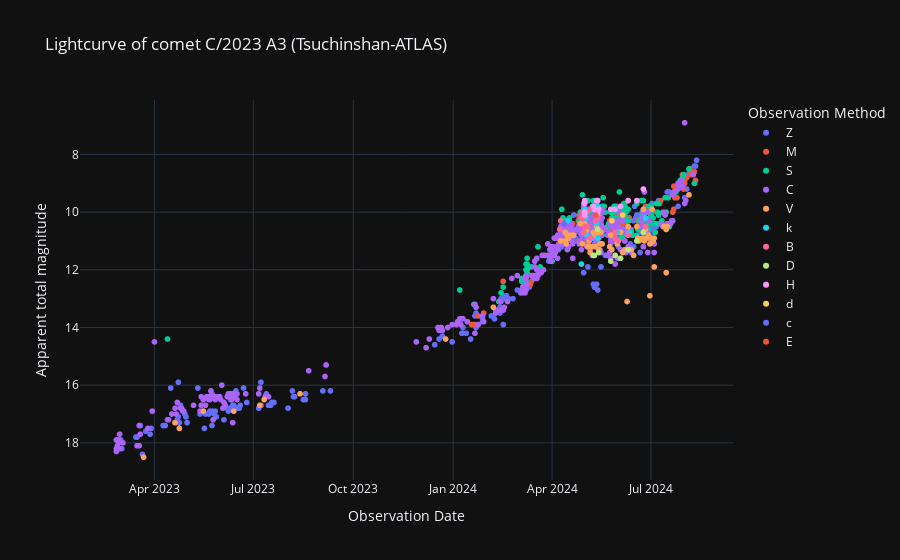

The cell this chart's notebook holds for it:
### Code cell
# Curva de luz cruda.
labels = {'obs_date':'Observation Date','magnitude':'Apparent total magnitude', 'obs_method_key' : 'Observation Method'}
fig = px.scatter(curva_de_luz_cruda_df, x='obs_date', y='magnitude', color='obs_method_key', template= 'plotly_dark', labels= labels, title='Lightcurve of comet C/2023 A3 (Tsuchinshan-ATLAS)')
fig.update_yaxes(autorange="reversed")
fig.show()

### Figure 1 — Plotly figure (JSON) as saved in the notebook; plotly's stock layout.template omitted (floating-point values rounded to 4 significant figures; data arrays with more than 128 entries replaced by an {"elided": "..."} marker saying what was removed)
{"data": [{"hovertemplate": "Observation Method=Z<br>Observation Date=%{x}<br>Apparent total magnitude=%{y}<extra></extra>", "legendgroup": "Z", "marker": {"color": "#636efa", "symbol": "circle"}, "mode": "markers", "name": "Z", "showlegend": true, "type": "scattergl", "x": {"elided": "292 str values"}, "xaxis": "x", "y": {"elided": "292 float values"}, "yaxis": "y"}, {"hovertemplate": "Observation Method=M<br>Observation Date=%{x}<br>Apparent total magnitude=%{y}<extra></extra>", "legendgroup": "M", "marker": {"color": "#EF553B", "symbol": "circle"}, "mode": "markers", "name": "M", "showlegend": true, "type": "scattergl", "x": {"elided": "178 str values"}, "xaxis": "x", "y": {"elided": "178 float values"}, "yaxis": "y"}, {"hovertemplate": "Observation Method=S<br>Observation Date=%{x}<br>Apparent total magnitude=%{y}<extra></extra>", "legendgroup": "S", "marker": {"color": "#00cc96", "symbol": "circle"}, "mode": "markers", "name": "S", "showlegend": true, "type": "scattergl", "x": {"elided": "193 str values"}, "xaxis": "x", "y": {"elided": "193 float values"}, "yaxis": "y"}, {"hovertemplate": "Observation Method=C<br>Observation Date=%{x}<br>Apparent total magnitude=%{y}<extra></extra>", "legendgroup": "C", "marker": {"color": "#ab63fa", "symbol": "circle"}, "mode": "markers", "name": "C", "showlegend": true, "type": "scattergl", "x": {"elided": "341 str values"}, "xaxis": "x", "y": {"elided": "341 float values"}, "yaxis": "y"}, {"hovertemplate": "Observation Method=V<br>Observation Date=%{x}<br>Apparent total magnitude=%{y}<extra></extra>", "legendgroup": "V", "marker": {"color": "#FFA15A", "symbol": "circle"}, "mode": "markers", "name": "V", "showlegend": true, "type": "scattergl", "x": ["2024-08-05T00:00:00", "2024-07-16T00:00:00", "2024-07-15T00:00:00", "2024-07-15T00:00:00", "2024-07-13T00:00:00", "2024-07-04T00:00:00", "2024-07-04T00:00:00", "2024-07-03T00:00:00", "2024-07-02T00:00:00", "2024-07-02T00:00:00", "2024-06-30T00:00:00", "2024-06-30T00:00:00", "2024-06-29T00:00:00", "2024-06-28T00:00:00", "2024-06-26T00:00:00", "2024-06-25T00:00:00", "2024-06-24T00:00:00", "2024-06-24T00:00:00", "2024-06-23T00:00:00", "2024-06-20T00:00:00", "2024-06-19T00:00:00", "2024-06-18T00:00:00", "2024-06-15T00:00:00", "2024-06-13T00:00:00", "2024-06-10T00:00:00", "2024-06-09T00:00:00", "2024-06-07T00:00:00", "2024-06-05T00:00:00", "2024-06-03T00:00:00", "2024-05-31T00:00:00", "2024-05-29T00:00:00", "2024-05-26T00:00:00", "2024-05-25T00:00:00", "2024-05-24T00:00:00", "2024-05-17T00:00:00", "2024-05-16T00:00:00", "2024-05-16T00:00:00", "2024-05-15T00:00:00", "2024-05-14T00:00:00", "2024-05-14T00:00:00", "2024-05-13T00:00:00", "2024-05-12T00:00:00", "2024-05-11T00:00:00", "2024-05-10T00:00:00", "2024-05-10T00:00:00", "2024-05-09T00:00:00", "2024-05-07T00:00:00", "2024-05-06T00:00:00", "2024-05-05T00:00:00", "2024-05-04T00:00:00", "2024-05-03T00:00:00", "2024-05-03T00:00:00", "2024-05-02T00:00:00", "2024-05-01T00:00:00", "2024-04-29T00:00:00", "2024-04-27T00:00:00", "2024-04-21T00:00:00", "2024-04-20T00:00:00", "2024-04-17T00:00:00", "2024-04-16T00:00:00", "2024-04-15T00:00:00", "2024-04-15T00:00:00", "2024-04-14T00:00:00", "2024-04-13T00:00:00", "2024-04-13T00:00:00", "2024-04-09T00:00:00", "2024-02-07T00:00:00", "2023-12-25T00:00:00", "2023-08-13T00:00:00", "2023-07-11T00:00:00", "2023-07-07T00:00:00", "2023-06-13T00:00:00", "2023-05-16T00:00:00", "2023-04-24T00:00:00", "2023-04-20T00:00:00", "2023-03-22T00:00:00"], "xaxis": "x", "y": [9.4, 10.5, 10.6, 12.1, 10.5, 10.9, 11.9, 11, 10.9, 9.9, 11.1, 12.9, 10.8, 10.9, 10.6, 11, 10.9, 9.9, 10.9, 11, 10.9, 10.5, 11.5, 11.3, 10.5, 13.1, 11.3, 11.4, 10.7, 11.1, 10.7, 11.3, 10.8, 11.2, 11.1, 11.1, 10.7, 11.1, 10.7, 11.3, 10.1, 10.5, 11.2, 10.7, 10.8, 10.7, 11.2, 11.4, 11, 11.2, 10.5, 10.6, 10.7, 10.4, 11.1, 10.4, 10.8, 10.8, 10.8, 10.9, 10.8, 10.8, 11.1, 11, 10.7, 11, 13.3, 14.4, 16.3, 16.5, 16.7, 16.9, 16.9, 17.5, 17.3, 18.5], "yaxis": "y"}, {"hovertemplate": "Observation Method=k<br>Observation Date=%{x}<br>Apparent total magnitude=%{y}<extra></extra>", "legendgroup": "k", "marker": {"color": "#19d3f3", "symbol": "circle"}, "mode": "markers", "name": "k", "showlegend": true, "type": "scattergl", "x": ["2024-06-26T00:00:00", "2024-06-11T00:00:00", "2024-06-10T00:00:00", "2024-05-31T00:00:00", "2024-05-13T00:00:00", "2024-05-13T00:00:00", "2024-05-13T00:00:00", "2024-05-12T00:00:00", "2024-05-12T00:00:00", "2024-05-12T00:00:00", "2024-05-12T00:00:00", "2024-05-07T00:00:00", "2024-05-03T00:00:00", "2024-05-02T00:00:00", "2024-05-01T00:00:00", "2024-05-01T00:00:00", "2024-04-28T00:00:00", "2024-04-15T00:00:00"], "xaxis": "x", "y": [10.2, 10.7, 10.8, 10.7, 10.9, 9.6, 9.8, 10, 10.2, 10.2, 10.4, 10.9, 10.8, 10.2, 9.9, 10.1, 11.8, 10.3], "yaxis": "y"}, {"hovertemplate": "Observation Method=B<br>Observation Date=%{x}<br>Apparent total magnitude=%{y}<extra></extra>", "legendgroup": "B", "marker": {"color": "#FF6692", "symbol": "circle"}, "mode": "markers", "name": "B", "showlegend": true, "type": "scattergl", "x": ["2024-06-26T00:00:00", "2024-06-10T00:00:00", "2024-06-01T00:00:00", "2024-05-29T00:00:00", "2024-05-29T00:00:00", "2024-05-13T00:00:00", "2024-05-11T00:00:00", "2024-05-07T00:00:00", "2024-05-06T00:00:00", "2024-05-04T00:00:00", "2024-05-03T00:00:00", "2024-05-01T00:00:00", "2024-04-30T00:00:00", "2024-04-30T00:00:00", "2024-04-29T00:00:00", "2024-04-29T00:00:00", "2024-04-28T00:00:00", "2024-04-09T00:00:00", "2024-04-08T00:00:00"], "xaxis": "x", "y": [10.5, 10.8, 11, 10.9, 10.7, 10.2, 10.3, 9.9, 10.9, 10.5, 10, 10.5, 10.7, 10.7, 10.2, 10, 10.2, 10.3, 10.6], "yaxis": "y"}, {"hovertemplate": "Observation Method=D<br>Observation Date=%{x}<br>Apparent total magnitude=%{y}<extra></extra>", "legendgroup": "D", "marker": {"color": "#B6E880", "symbol": "circle"}, "mode": "markers", "name": "D", "showlegend": true, "type": "scattergl", "x": ["2024-06-24T00:00:00", "2024-06-18T00:00:00", "2024-06-10T00:00:00", "2024-06-03T00:00:00", "2024-05-29T00:00:00", "2024-05-25T00:00:00", "2024-05-14T00:00:00", "2024-05-13T00:00:00", "2024-05-10T00:00:00", "2024-05-09T00:00:00"], "xaxis": "x", "y": [10.7, 11, 11.3, 11.6, 11.5, 11.7, 11.4, 10.6, 11.5, 11.5], "yaxis": "y"}, {"hovertemplate": "Observation Method=H<br>Observation Date=%{x}<br>Apparent total magnitude=%{y}<extra></extra>", "legendgroup": "H", "marker": {"color": "#FF97FF", "symbol": "circle"}, "mode": "markers", "name": "H", "showlegend": true, "type": "scattergl", "x": ["2024-06-24T00:00:00", "2024-06-18T00:00:00", "2024-06-10T00:00:00", "2024-06-03T00:00:00", "2024-05-29T00:00:00", "2024-05-25T00:00:00", "2024-05-14T00:00:00", "2024-05-13T00:00:00", "2024-05-13T00:00:00", "2024-05-12T00:00:00", "2024-05-12T00:00:00", "2024-05-10T00:00:00", "2024-05-09T00:00:00", "2024-05-01T00:00:00", "2024-05-01T00:00:00", "2024-05-01T00:00:00", "2024-05-01T00:00:00"], "xaxis": "x", "y": [9.2, 9.6, 9.6, 9.8, 9.9, 9.9, 9.9, 9.6, 10, 9.6, 10, 9.9, 9.8, 9.6, 10, 9.7, 10.1], "yaxis": "y"}, {"hovertemplate": "Observation Method=d<br>Observation Date=%{x}<br>Apparent total magnitude=%{y}<extra></extra>", "legendgroup": "d", "marker": {"color": "#FECB52", "symbol": "circle"}, "mode": "markers", "name": "d", "showlegend": true, "type": "scattergl", "x": ["2024-06-05T00:00:00", "2024-05-26T00:00:00"], "xaxis": "x", "y": [10.1, 10.3], "yaxis": "y"}, {"hovertemplate": "Observation Method=c<br>Observation Date=%{x}<br>Apparent total magnitude=%{y}<extra></extra>", "legendgroup": "c", "marker": {"color": "#636efa", "symbol": "circle"}, "mode": "markers", "name": "c", "showlegend": true, "type": "scattergl", "x": ["2024-05-16T00:00:00", "2024-05-13T00:00:00", "2024-05-12T00:00:00", "2024-05-10T00:00:00", "2024-05-09T00:00:00", "2024-05-04T00:00:00", "2024-04-30T00:00:00", "2024-04-12T00:00:00"], "xaxis": "x", "y": [11.9, 12.7, 12.5, 12.6, 12.5, 11.9, 12.1, 10.4], "yaxis": "y"}, {"hovertemplate": "Observation Method=E<br>Observation Date=%{x}<br>Apparent total magnitude=%{y}<extra></extra>", "legendgroup": "E", "marker": {"color": "#EF553B", "symbol": "circle"}, "mode": "markers", "name": "E", "showlegend": true, "type": "scattergl", "x": ["2024-05-11T00:00:00"], "xaxis": "x", "y": [10.1], "yaxis": "y"}], "layout": {"legend": {"title": {"text": "Observation Method"}, "tracegroupgap": 0}, "title": {"text": "Lightcurve of comet C/2023 A3 (Tsuchinshan-ATLAS)"}, "xaxis": {"anchor": "y", "domain": [0, 1], "title": {"text": "Observation Date"}}, "yaxis": {"anchor": "x", "autorange": "reversed", "domain": [0, 1], "title": {"text": "Apparent total magnitude"}}}}
